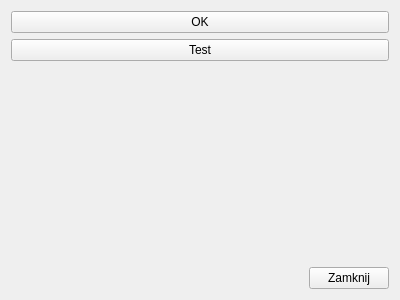
<?xml version="1.0" encoding="UTF-8"?>
<ui version="4.0">
 <class>MainWindow</class>
 <widget class="QMainWindow" name="MainWindow">
  <property name="geometry">
   <rect>
    <x>0</x>
    <y>0</y>
    <width>400</width>
    <height>300</height>
   </rect>
  </property>
  <property name="windowTitle">
   <string>MainWindow</string>
  </property>
  <widget class="QWidget" name="centralWidget">
   <layout class="QGridLayout" name="gridLayout">
    <item row="2" column="1">
     <spacer name="verticalSpacer">
      <property name="orientation">
       <enum>Qt::Vertical</enum>
      </property>
      <property name="sizeHint" stdset="0">
       <size>
        <width>20</width>
        <height>40</height>
       </size>
      </property>
     </spacer>
    </item>
    <item row="3" column="0">
     <spacer name="horizontalSpacer">
      <property name="orientation">
       <enum>Qt::Horizontal</enum>
      </property>
      <property name="sizeHint" stdset="0">
       <size>
        <width>40</width>
        <height>20</height>
       </size>
      </property>
     </spacer>
    </item>
    <item row="3" column="1" colspan="2">
     <widget class="QPushButton" name="pushButtonClose">
      <property name="text">
       <string>Zamknij</string>
      </property>
     </widget>
    </item>
    <item row="1" column="0" colspan="3">
     <widget class="QPushButton" name="pushButtonTest">
      <property name="text">
       <string>Test</string>
      </property>
     </widget>
    </item>
    <item row="0" column="0" colspan="3">
     <widget class="QPushButton" name="pushButtonOK">
      <property name="text">
       <string>OK</string>
      </property>
     </widget>
    </item>
   </layout>
  </widget>
 </widget>
 <layoutdefault spacing="6" margin="11"/>
 <resources/>
 <connections>
  <connection>
   <sender>pushButtonClose</sender>
   <signal>clicked()</signal>
   <receiver>MainWindow</receiver>
   <slot>close()</slot>
   <hints>
    <hint type="sourcelabel">
     <x>349</x>
     <y>277</y>
    </hint>
    <hint type="destinationlabel">
     <x>272</x>
     <y>243</y>
    </hint>
   </hints>
  </connection>
 </connections>
</ui>
